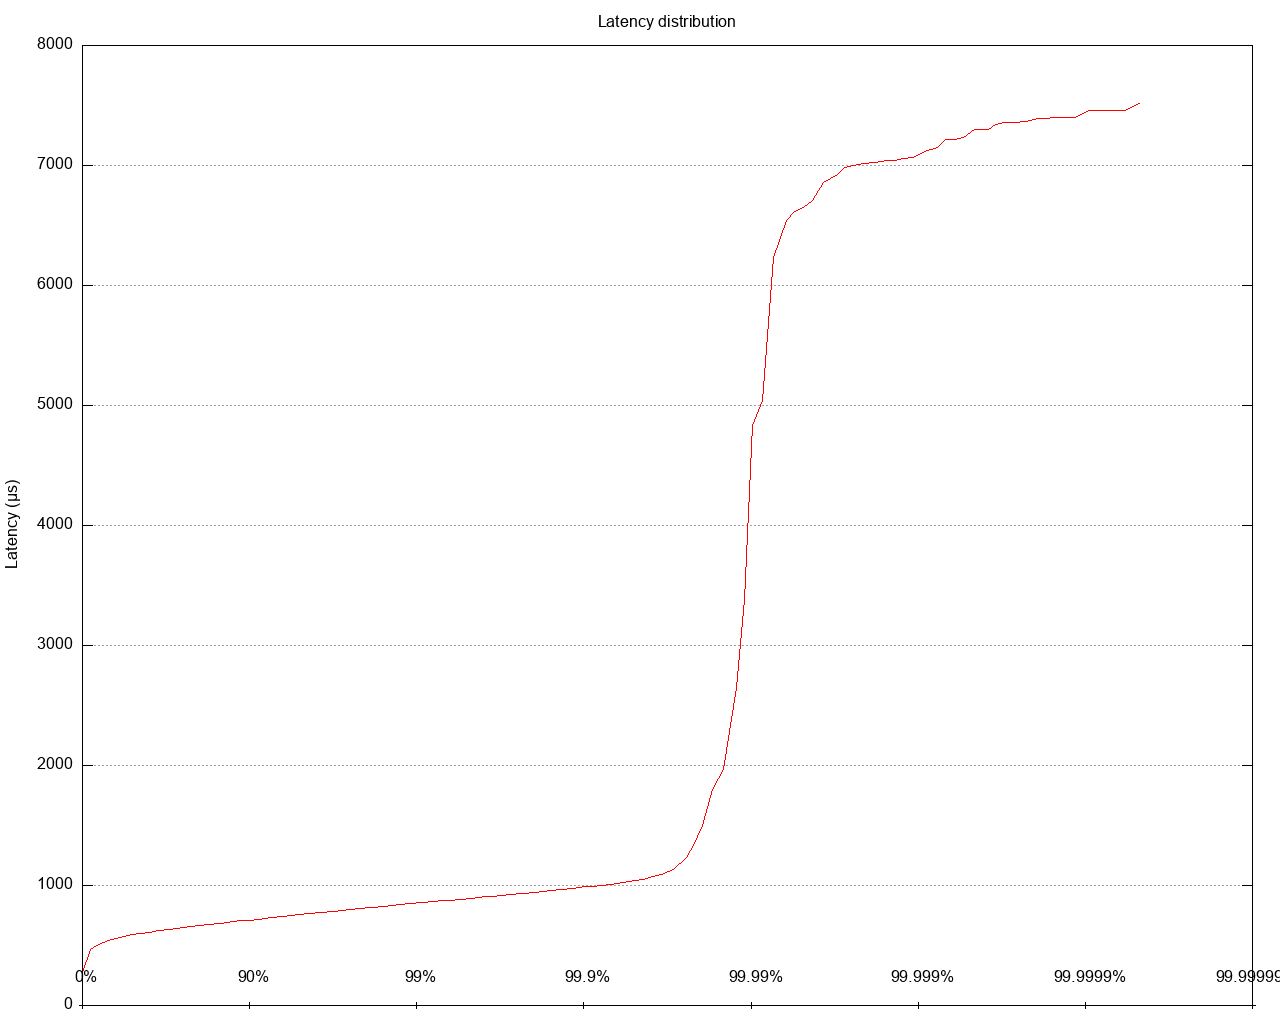

Write gnuplot code to recreate this figure.
set datafile separator ","
set title 'Latency distribution' noenhanced
set terminal png size 1280,1024
set grid
unset xtics
set ylabel 'Latency (μs)'
set logscale x
set key top left
set style line 1 lt 1 lw 3 pt 3 linecolor rgb "red"
set output '/Users/gbarnett/git/hazelcast-simulator/atomiclong-3node-member/atomicreference/latency/latency_distribution_oneKbWrite.png'
plot '/Users/gbarnett/git/hazelcast-simulator/src/simulator/xlabels.csv' notitle with labels center offset 0, 1.5 point,\
   "/Users/gbarnett/git/hazelcast-simulator/atomiclong-3node-member/atomicreference/data/latency_distribution_oneKbWrite_1.data" using 1:2 title "" lt rgb "red" with lines, \
